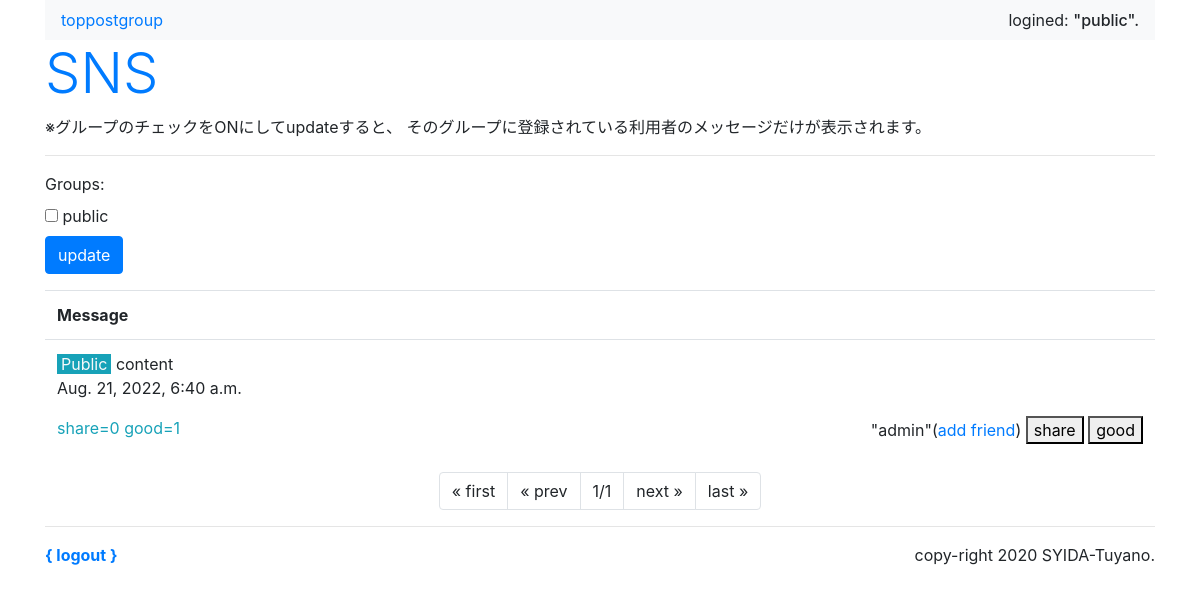
The page /sns/ (signed in) on the database its author committed.
### sns/models.py (models this page shows, shortened)
class Message(models.Model):
    owner = models.ForeignKey(
        User, on_delete=models.CASCADE, related_name="message_owner"
    )
    group = models.ForeignKey("Group", on_delete=models.CASCADE)
    content = models.TextField(max_length=1000)
    share_id = models.IntegerField(default=-1)
    good_count = models.IntegerField(default=0)
    share_count = models.IntegerField(default=0)
    pub_date = models.DateTimeField(auto_now_add=True)
    class Meta:
        ordering = ("-pub_date",)

### sns/views.py (the view)
@login_required(login_url="/admin/login/")
def index(request, page=1):
    (public_user, public_group) = get_public()
    if request.method == "POST":
        checkform = GroupCheckForm(request.user, request.POST)
        glist = []
        for item in request.POST.getlist("groups"):
            glist.append(item)
        messages = get_your_group_message(request.user, glist, page)
    else:
        checkform = GroupCheckForm(request.user)
        gps = Group.objects.filter(owner=request.user)
        glist = [public_group.title]
        for item in gps:
            glist.append(item.title)
        messages = get_your_group_message(request.user, glist, page)
    params = {
        "login_user": request.user,
        "contents": messages,
        "check_form": checkform,
    }
    return render(request, "sns/index.html", params)

### sns/forms.py
class GroupCheckForm(forms.Form):
    def __init__(self, user, *args, **kwargs):
        super(GroupCheckForm, self).__init__(*args, **kwargs)
        public = User.objects.filter(username="public").first()
        self.fields["groups"] = forms.MultipleChoiceField(
            choices=[
                (item.title, item.title)
                for item in Group.objects.filter(owner__in=[user, public])
            ],
            widget=forms.CheckboxSelectMultiple(),
        )

### sns/views.py (called while the page is built)
def get_public():
    public_user = User.objects.filter(username="public").first()
    public_group = Group.objects.filter(owner=public_user).first()
    return (public_user, public_group)

def get_your_group_message(owner, glist, page):
    page_num = 10
    (public_user, _) = get_public()
    groups = Group.objects.filter(
        Q(owner=owner) | Q(owner=public_user)
    ).filter(title__in=glist)
    me_friends = Friend.objects.filter(group__in=groups)
    me_users = []
    for f in me_friends:
        me_users.append(f.user)
    his_groups = Group.objects.filter(owner__in=me_users)
    his_friends = Friend.objects.filter(user=owner).filter(
        group__in=his_groups
    )
    me_groups = []
    for hf in his_friends:
        me_groups.append(hf)
    messages = Message.objects.filter(
        Q(group__in=groups) | Q(group__in=me_groups)
    )
    page_item = Paginator(messages, page_num)
    return page_item.get_page(page)

### sns/templates/sns/index.html (shortened to what this page needs)
{% extends "sns/layout.html" %}
{% block header %}
  <h1 class="display-4 text-primary">SNS</h1>
  <p>
    ※グループのチェックをONにしてupdateすると、
    そのグループに登録されている利用者のメッセージだけが表示されます。
  </p>
{% endblock header %}
{% block content %}
  <hr/>
  <div>
    <form action="{% url 'index' %}" method="post" name="group_form">
      {{ check_form }}
      <div>
        <button class="btn btn-primary">update</button>
      </div>
    </form>
  </div>
  <table class="table mt-3">
    <tr>
      <th>Message</th>
    </tr>
    {% for item in contents %}
      <tr>
        <td>
          <p class="my-0">
            {% if item.group.title == 'public' %}<span class="bg-info text-light px-1">Public</span>{% endif %}
            {{ item.content }}
          </p>
          <p>{{ item.pub_date }}</p>
          <span class="float-left text-info">share={{ item.share_count }} good={{ item.good_count }}</span>
          <span class="float-right">
            "{{ item.owner }}"(<a href="{% url 'add' %}?name={{ item.owner }}">add friend</a>)
            <a href="{% url 'share' item.id %}">
              <button class="py-0">share</button>
            </a>
            <a href="{% url 'good' item.id %}">
              <button class="py-0">good</button>
            </a>
          </span>
        </td>
      </tr>
    {% endfor %}
  </table>
  <ul class="pagination  justify-content-center">
    {% if contents.has_previous %}
      <li class="page-item">
        <a class="page-link" href="javascript:sendGroupForm(1);">&laquo; first</a>
      </li>
      <li class="page-item">
        <a class="page-link"
           href="javascript:sendGroupForm({{ contents.previous_page_number }});">&laquo; prev</a>
      </li>
    {% else %}
      <li class="page-item">
        <a class="page-link">&laquo; first</a>
      </li>
      <li class="page-item">
        <a class="page-link">&laquo; prev</a>
      </li>
    {% endif %}
    <li class="page-item">
      <a class="page-link">{{ contents.number }}/{{ contents.paginator.num_pages }}</a>
    </li>
    {% if contents.has_next %}
      <li class="page-item">
        <a class="page-link"
           href="javascript:sendGroupForm({{ contents.next_page_number }});">next &raquo;</a>
      </li>
      <li class="page-item">
        <a class="page-link" href="javascript:sendGroupForm({{ contents.paginator.num_pages }});>
          last &raquo;
        </a>
      </li>
    {% else %}
      <li class="page-item">
        <a class="page-link">next &raquo;</a>
      </li>
      <li class="page-item">
        <a class="page-link">last &raquo;</a>
      </li>
    {% endif %}
  </ul>
{% endblock content %}

### sns/templates/sns/layout.html (shortened to what this page needs)
{% load static %}
<!DOCTYPE html>
<html lang="ja">
  <head>
    <link rel="stylesheet"
          href="https://stackpath.bootstrapcdn.com/bootstrap/4.3.1/css/bootstrap.min.css"
/>
  </head>
  <body class="container">
    <nav class="navbar navbar-expand navbar-light bg-light">
      <ul class="navbar-nav mr-auto">
        <li class="nav-item">
          <a class="nac-link" href="{% url 'index' %}">top</a>
        </li>
        <li class="nav-item">
          <a class="nac-link" href="{% url 'post' %}">post</a>
        </li>
        <li class="nav-item">
          <a class="nac-link" href="{% url 'groups' %}">group</a>
        </li>
      </ul>
      <span>logined: <span class="h6">"{{ login_user }}".</span></span>
    </nav>
    <div>
      {% block header %}
      {% endblock header %}
    </div>
    <div class="content">
      {% block content %}
      {% endblock content %}
    </div>
    <hr />
    <div class="my-3">
      <span class="font-weight-bold">
        <a href="/admin/login?next=/sns/">{ logout }</a>
      </span>
      <span class="float-right">copy-right 2020 SYIDA-Tuyano.</span>
    </div>
  </body>
</html>

### rows shown on the page
Message: shows "Public", content "content", pub_date "Aug. 21, 2022, 6:40 a.m.", share_count "0", good_count "1", owner "admin"

### other values the page prints
{{ login_user }} "public"
{{ contents.number }} "1"
{{ contents.paginator.num_pages }} "1"
